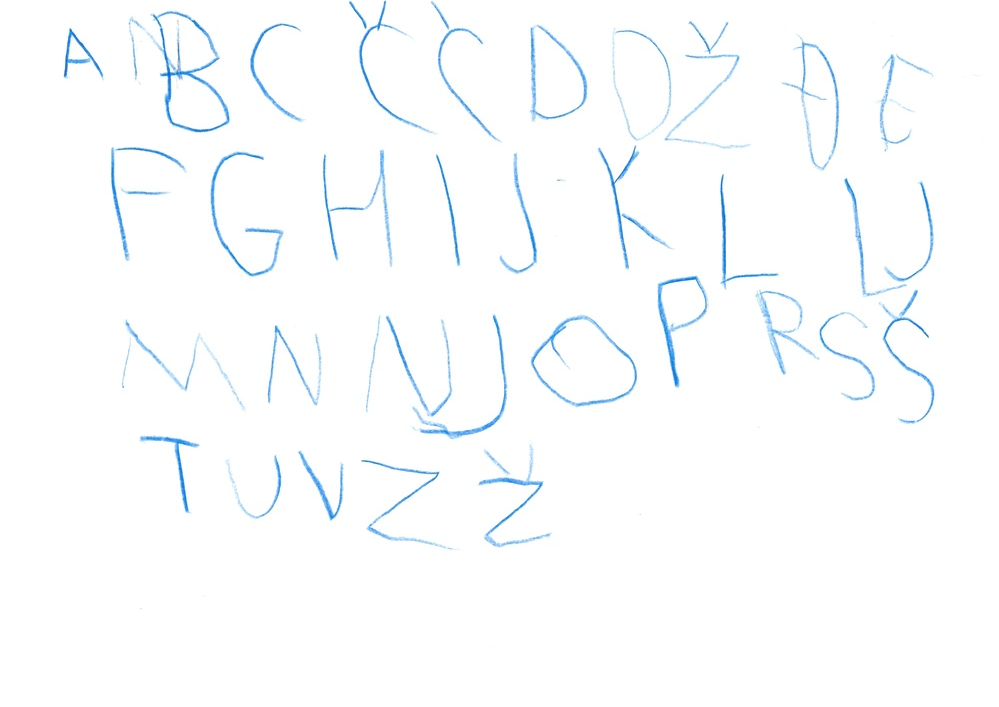
#> input picture letter-classifier-approach/test-pictures/Scan0057.jpg, 999 x 707 px, shrunk from 7014 x 4962 before the run; its folder holds only this picture in this run
$ python contrast-normalization.py
#> lines starting #> are read from the running program, lines starting #| are printed output that depends on the picture
import numpy as np
import cv2
import os

path = os.path.dirname(os.path.abspath(__file__))
dir_for_test_samples=dir_for_results=os.path.join(path, "test-pictures")
dir_for_results=os.path.join(path, "contrast-normalization-results")
print(dir_for_results)

for (dirpath, dirnames, filenames) in os.walk(dir_for_test_samples):
        print(filenames)
        for filename in filenames:
            image_path=os.path.join(dir_for_test_samples, filename)
            img = cv2.imread(image_path,0)
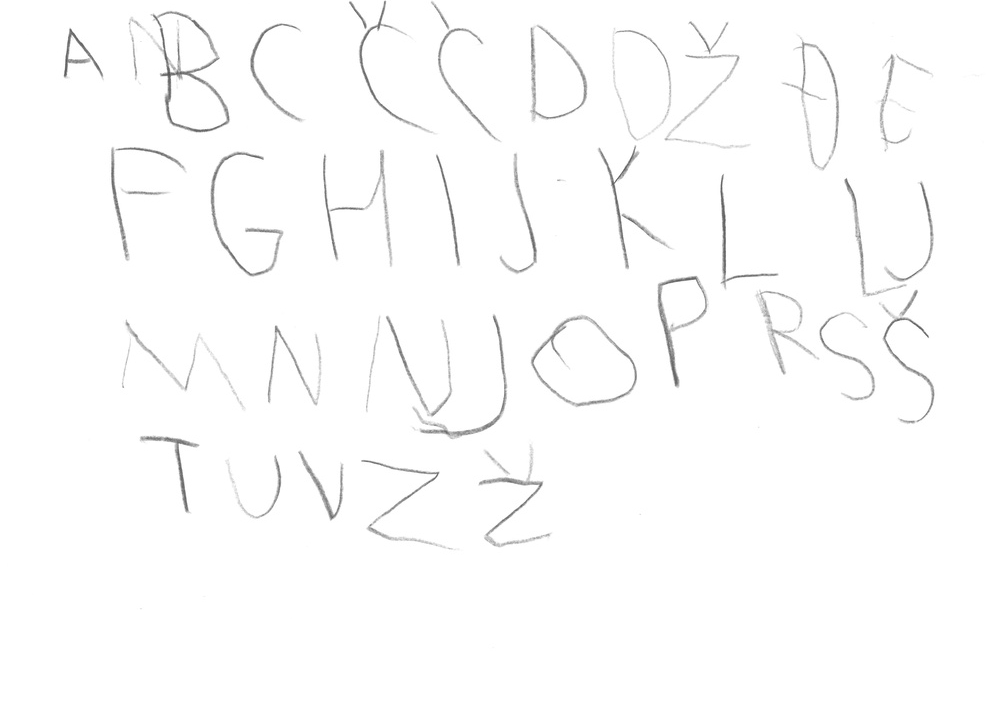
#> img: shape (707, 999); min 85, max 255, mean 252.3
            clahe = cv2.createCLAHE(tileGridSize=(8,8))
            cl1 = clahe.apply(img)
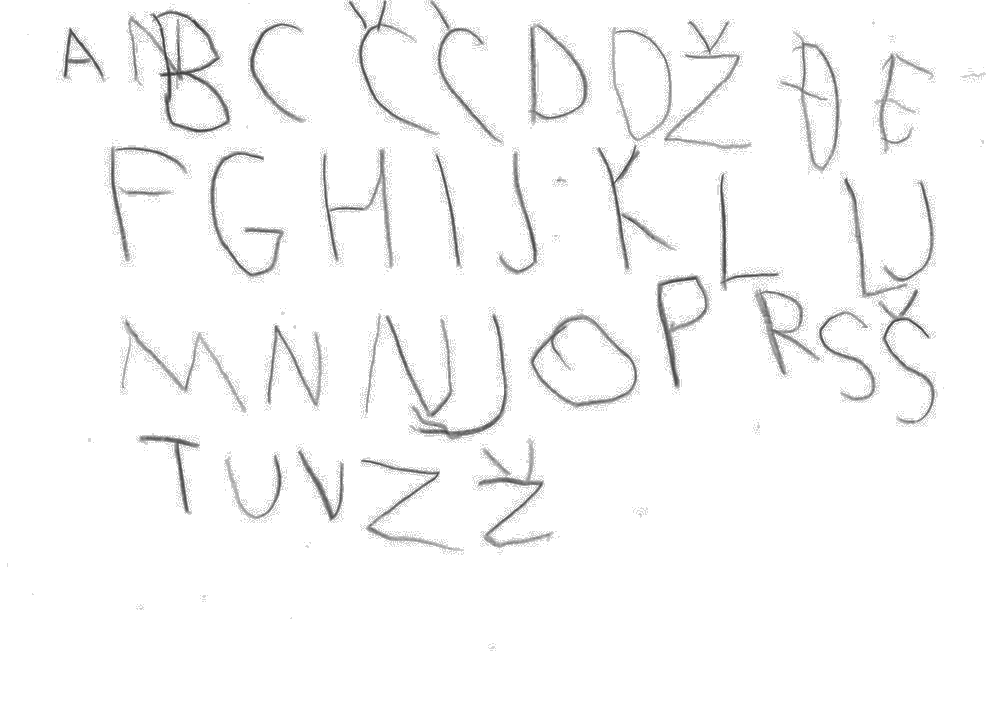
#> cl1: shape (707, 999); min 54, max 255, mean 248.4
            splited_filename=os.path.splitext(filename)
            path_to_save=os.path.join(dir_for_results, splited_filename[0]+'-result.png')
            cv2.imwrite(path_to_save,cl1)

$ run again, on letter-classifier-approach/test-pictures/scan0003.png
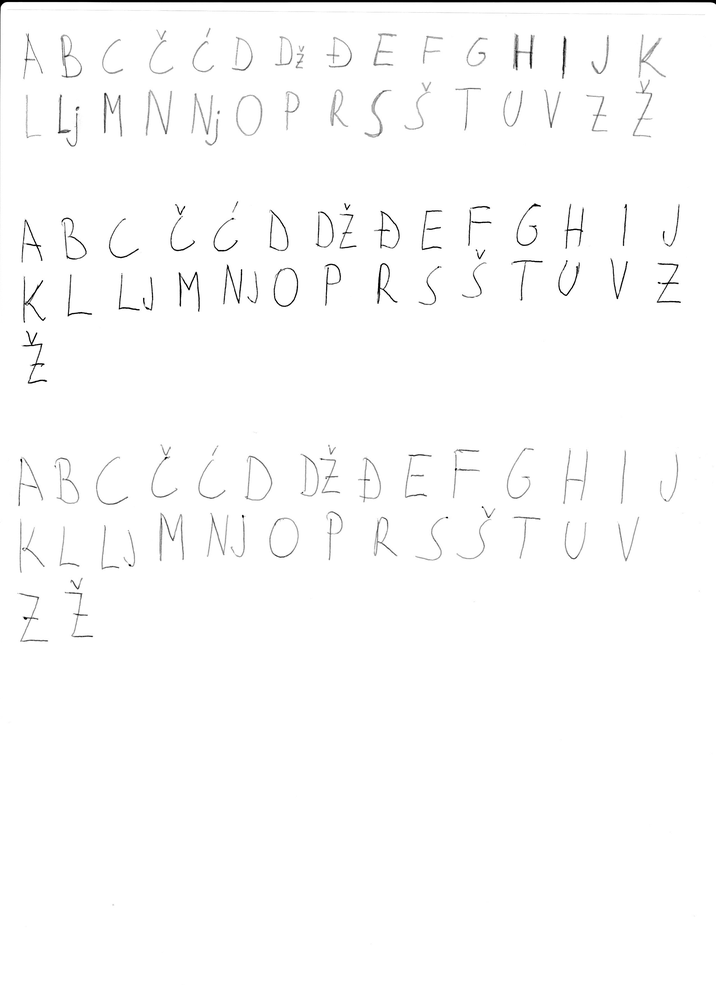
#> input picture letter-classifier-approach/test-pictures/scan0003.png, 716 x 985 px, shrunk from 2550 x 3507 before the run
#> img is the input picture: shape (985, 716); min 0, max 255, mean 252
#> `cl1 = clahe.apply(img)`:
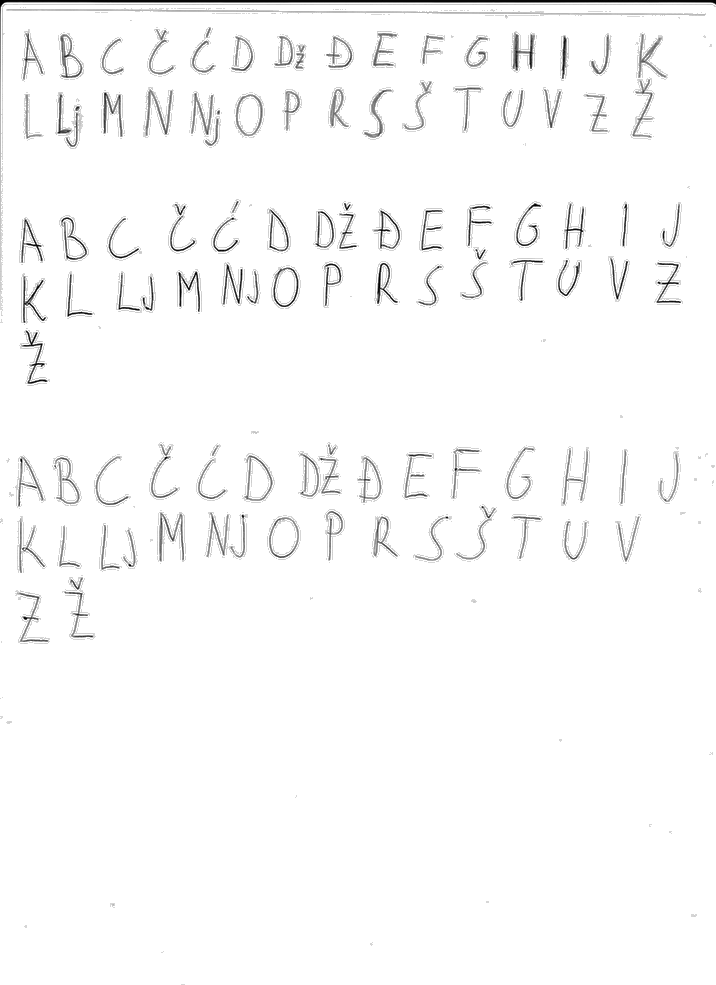
#> cl1: shape (985, 716); min 1, max 255, mean 249.5

$ run again, on letter-classifier-approach/test-pictures/scan0004.png
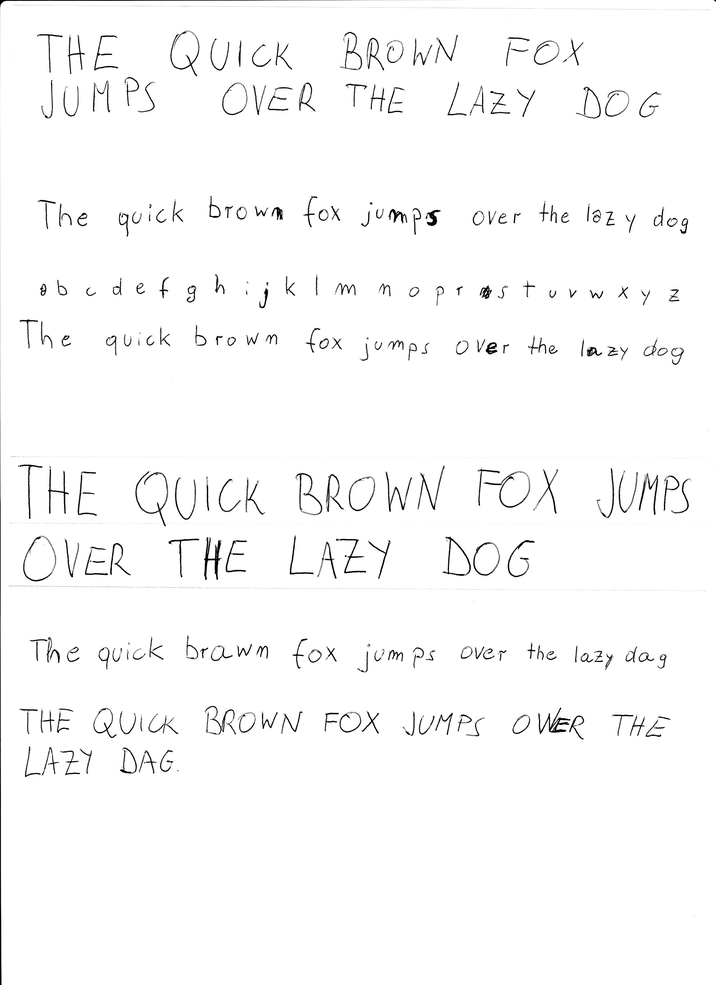
#> input picture letter-classifier-approach/test-pictures/scan0004.png, 716 x 985 px, shrunk from 2550 x 3507 before the run
#> img is the input picture: shape (985, 716); min 0, max 255, mean 249.9
#> `cl1 = clahe.apply(img)`:
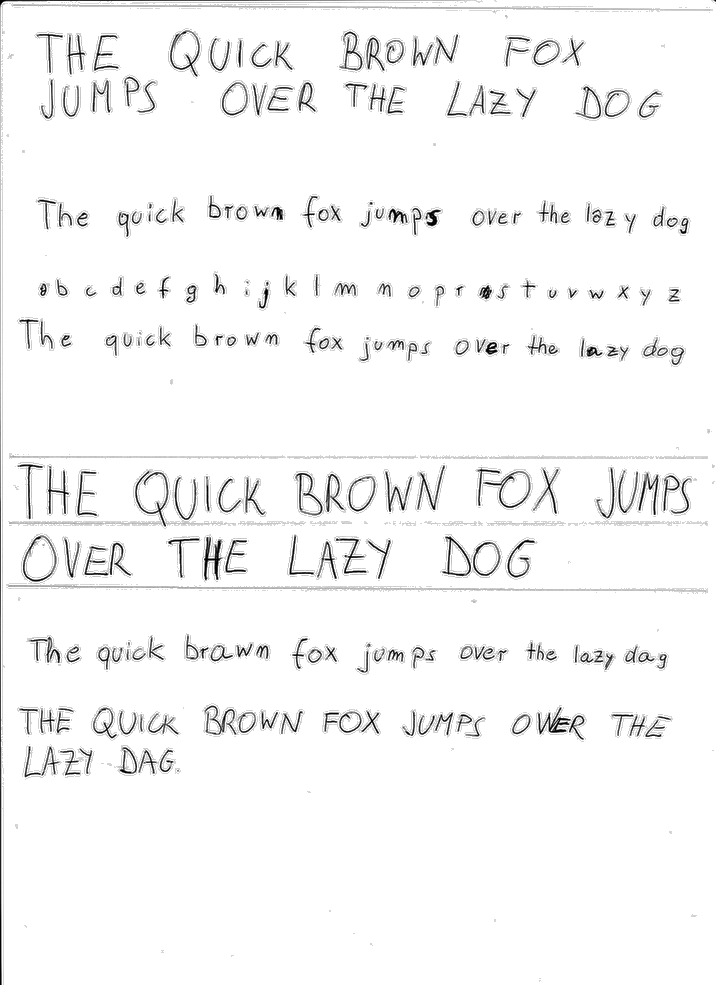
#> cl1: shape (985, 716); min 1, max 255, mean 246.4

$ run again, on letter-classifier-approach/test-pictures/scan0005.png
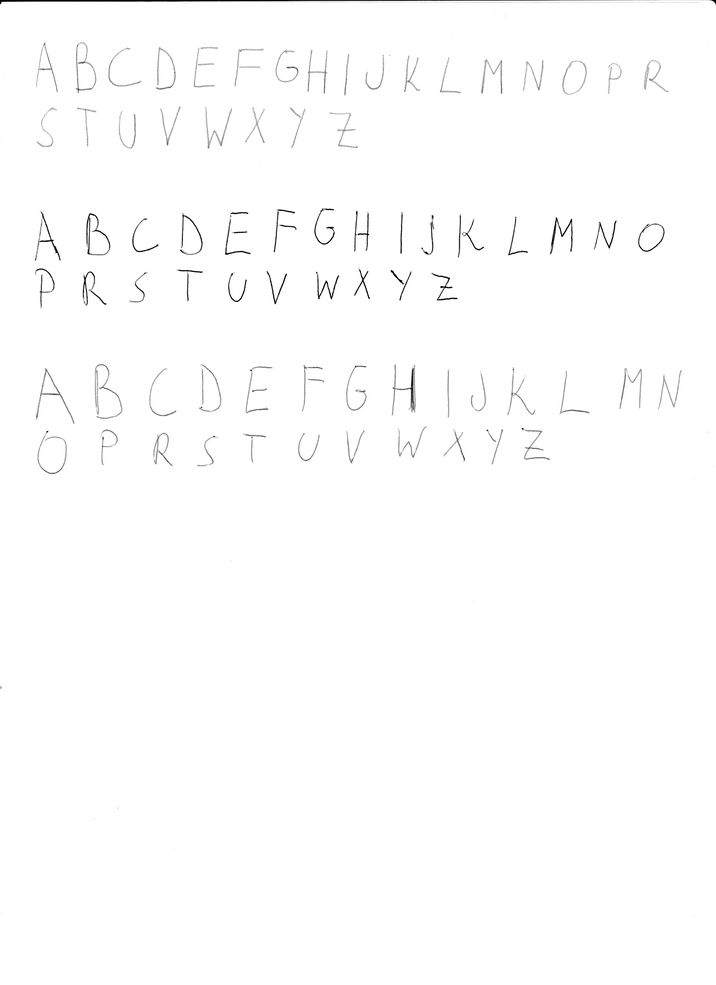
#> input picture letter-classifier-approach/test-pictures/scan0005.png, 716 x 985 px, shrunk from 2550 x 3507 before the run
#> img is the input picture: shape (985, 716); min 0, max 255, mean 253.2
#> `cl1 = clahe.apply(img)`:
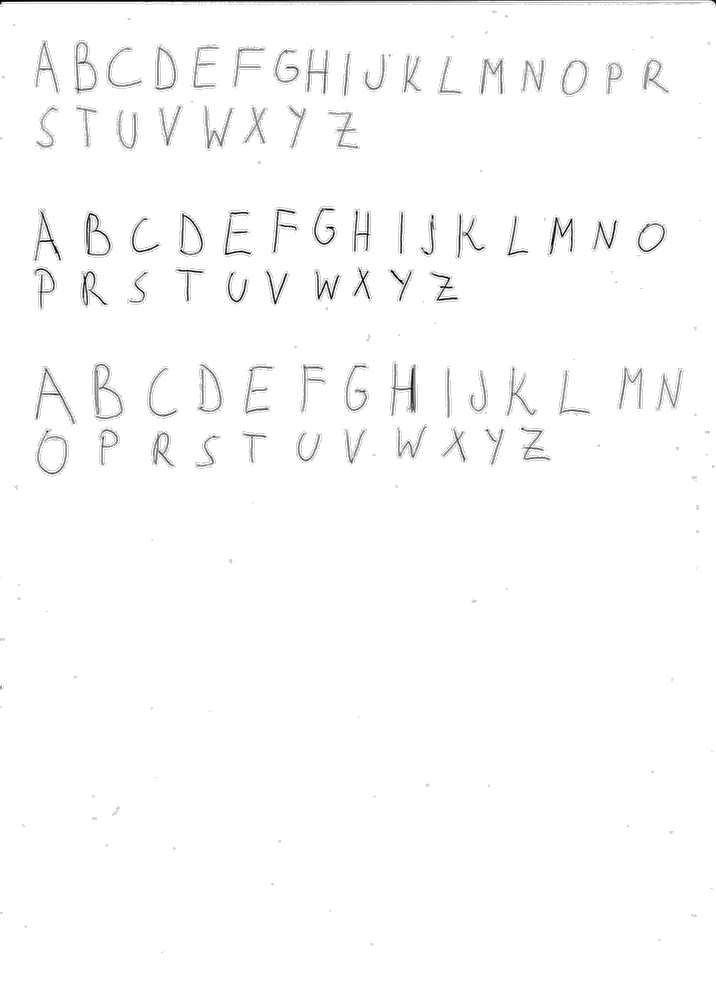
#> cl1: shape (985, 716); min 1, max 255, mean 251.4

$ run again, on letter-classifier-approach/test-pictures/Scan0058.jpg
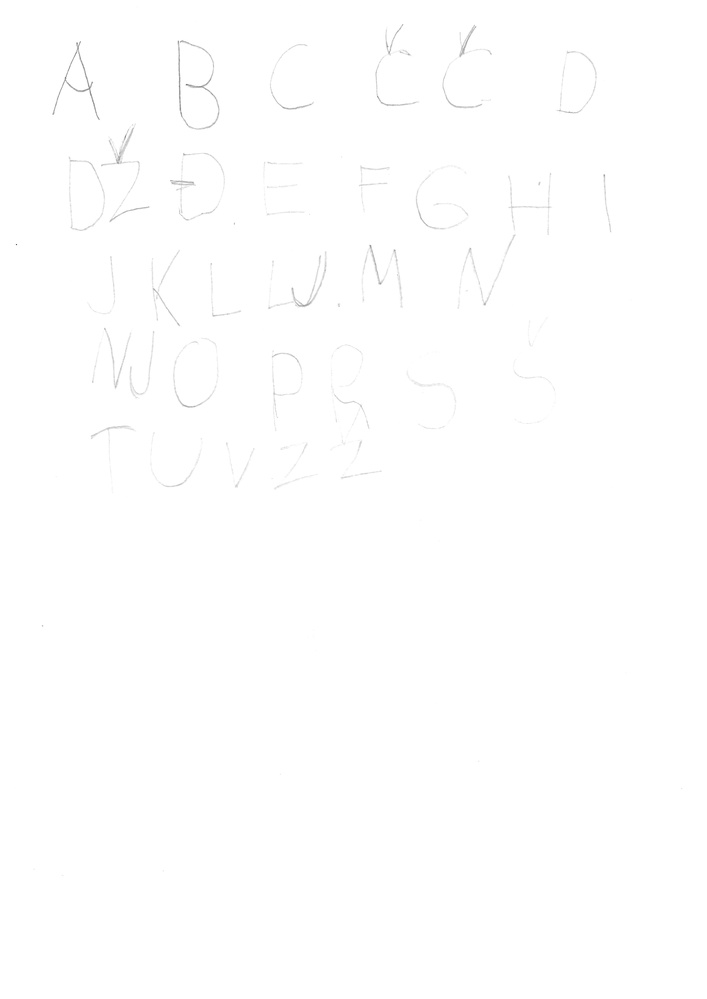
#> input picture letter-classifier-approach/test-pictures/Scan0058.jpg, 707 x 999 px, shrunk from 4962 x 7014 before the run
#> `cl1 = clahe.apply(img)`:
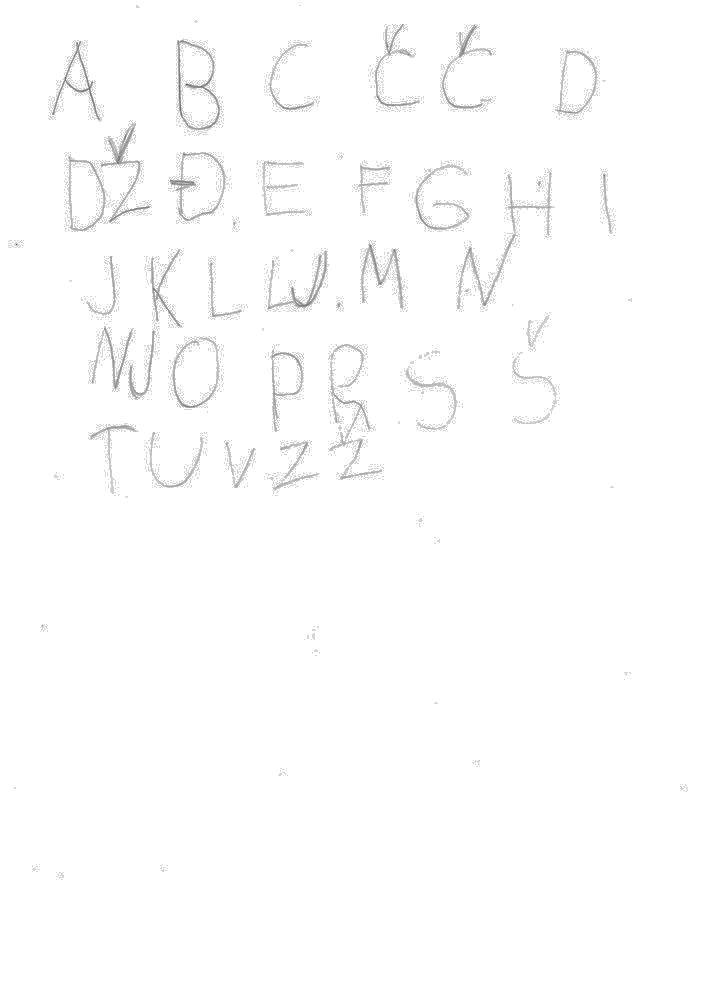
#> cl1: shape (999, 707); min 80, max 255, mean 252.8
